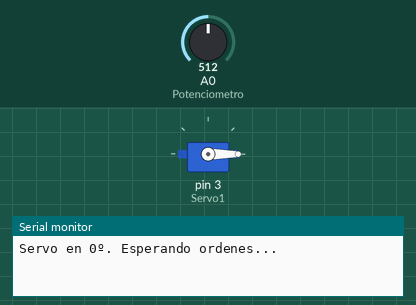
This sketch was run on a simulated Arduino Uno, built with avr-gcc and run on an emulated ATmega328P. On the bench: servo, the last lines printed to the serial monitor. The test bench sets the inputs (shaded band); at power-on: A0 (Potenciometro) = 512.

Above: at 1.2 s.
1.3 s: A0 (Potenciometro) set to 716
At 1.6 s:
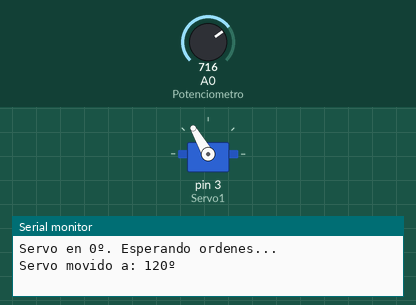
8.8 s: A0 (Potenciometro) set to 900
At 9.7 s:
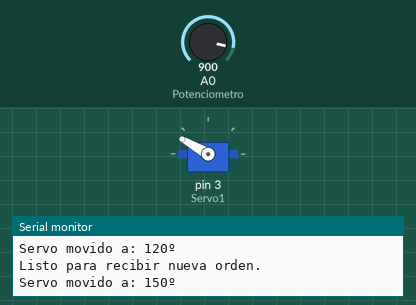
Timing chart, 0 to 11.3 s (numbered marks = the images above; inputs shaded):
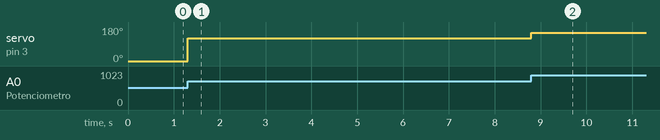

Measured:
- after the input at 1.3 s, servo on pin 3 (Servo1): 0° → 120° at once
- after the input at 8.8 s, servo on pin 3 (Servo1): 120° → 150° at once

The sketch:

servo_monitor_serie.ino
```cpp
/* Práctica 03 - Brais Gude Martínez
   Fecha: 01/03/2026
   Funcionamiento: Se combinan las tareas 1 y 2 para hacer la tarea 3. Se acciona un servo (Pin 3) mediante un potenciometro (A0)
   y el monitor serie. El monitor tiene prioridad siempre y los accionamientos estan limitados a 6667ms (0.15hz calculado).

   Se establece una deteccion de ordenes definidas para el monitor serie tanto en caracteres como en numero. El programa
   detecta posibles errores y no hace nada en caso de ordenes no reconocidas/validas.

   Se usa millis en vez de delay porque asi no queda bloqueado el programa (y consecuentemente los unsigned longs para no desbordar)
   Se usa constexpr int porque me parecio curioso (vi que era mas o menos nuevo en C++), no aporta mucho pero da un minimo de rendimiento al calcular en el compilador.
   Finalmente se hace lo que se pide mediante if else y operadores como AND/comparadores.
   Aparte, por decisión personal, añado en el monitor serie que avise cada vez que esté listo para recibir una orden nueva el programa.

   El programa no va muy bien en el monitor de Tinkercad pero sí que funciona en el IDE de Arduino perfectamente.*/

#include <Servo.h>

constexpr int Servo1 = 3;
constexpr int Potenciometro = A0;
constexpr int AnguloMin = 0;
constexpr int AnguloMax = 180;
constexpr int PrecisionAngulo = 10;
constexpr unsigned long PeriodoMiliseg = 6667; // 1000ms / 0.15Hz ≈ 6667ms

Servo servo1;
int AnguloActual = -1; // Posición real actual del servo
int AnguloAnteriorPot = -1; // Última posición leída del potenciómetro
unsigned long UltimoAccionamento = 0; // Guarda el último momento en que se accionó el servo en ms

bool PrimerAccionamento = true; // Omite la espera en el primer accionamiento
bool ListoAnunciado = true; // Verifica si se ha anunciado que se puede enviar una nueva orden tras el último accionamiento

int OrdenDireccion(String orden) { // Convierte un texto a un ángulo. Devuelve -1 si el texto no es reconocido.
  if (orden == "izquierda")          return 0;
  if (orden == "diagonal izquierda") return 45;
  if (orden == "centro")            return 90;
  if (orden == "diagonal derecha")  return 135;
  if (orden == "derecha")           return 180;
  return -1; // Valor de error
}

int leerPotenciometro() { // Lectura del potenciometro y su mapeo para redondear el angulo a la precision definnida
  int EstadoPotenciometro = analogRead(Potenciometro);
  int RedondeoAngulo = map(EstadoPotenciometro, 0, 1023, AnguloMin, AnguloMax);
  return (RedondeoAngulo / PrecisionAngulo) * PrecisionAngulo;
}

// Se lee el monitor serie y te devuelve un angulo si hay orden valida, si no te da un -1 (nada)
int lerSerie() {
  if (Serial.available() == 0) return -1;

  String orden = Serial.readStringUntil('\n');
  orden.toLowerCase();
  orden.trim();

  boolean esNumero = true;
  for (int i = 0; i < orden.length(); i++) {
    if (!isDigit(orden[i])) {
      esNumero = false;
      break;
    }
  }
// Si es un numero lo convierte a angulo, si no orden de texto: en ambos casos tiene que ser valido, si no no hace nada devolviendo un -1
  if (esNumero && orden.length() > 0) {
    int angulo = (int) orden.toFloat();
    if (angulo >= AnguloMin && angulo <= AnguloMax) return angulo;
    Serial.println("Numero fuera de rango (0-180).");
    return -1;
  }

  int angulo = OrdenDireccion(orden);
  if (angulo == -1) Serial.println("Orden no reconocida: " + orden);
  return angulo;
}

// Control del servo con el monitor serie y el potenciometro con prioridades
void setup() {
  Serial.begin(9600);
  servo1.attach(Servo1);
  servo1.write(0);
  AnguloActual = 0;
  AnguloAnteriorPot = leerPotenciometro(); // Se lee el potenciometro al inicio
  servo1.write(0);
  Serial.println("Servo en 0º. Esperando ordenes...");
}

void loop() {
  int anguloObjetivo = -1;

  // Prioridad 1: monitor serie
  int anguloSerie = lerSerie();
  if (anguloSerie != -1) {
    anguloObjetivo = anguloSerie;
    Serial.print("Orden serie: ");
    Serial.print(anguloObjetivo);
    Serial.println("º");

  // Prioridad 2: potenciometro
  } else {
    int anguloPot = leerPotenciometro();
    if (anguloPot != AnguloAnteriorPot) {
      AnguloAnteriorPot = anguloPot; // Se actualiza la posicion para detectar cambios
      anguloObjetivo   = anguloPot;
    }
    // Si el potenciómetro no cambió, anguloObjetivo sigue siendo -1 y no hace nada
  }

  // Solo se acciona el servo si hay orden válida y el ángulo es diferente al actual + si ha pasado el tiempo mínimo
  unsigned long ahora = millis();
  if (anguloObjetivo != -1 && anguloObjetivo != AnguloActual && (PrimerAccionamento || ahora - UltimoAccionamento >= PeriodoMiliseg)) {
    servo1.write(anguloObjetivo);
    AnguloActual = anguloObjetivo;
    UltimoAccionamento = ahora;
    PrimerAccionamento = false;
    ListoAnunciado = false;
    Serial.print("Servo movido a: ");
    Serial.print(anguloObjetivo);
    Serial.println("º");
  }

  if (!ListoAnunciado && millis() - UltimoAccionamento >= PeriodoMiliseg) {
    Serial.println("Listo para recibir nueva orden.");
    ListoAnunciado = true;
  }
}
```
